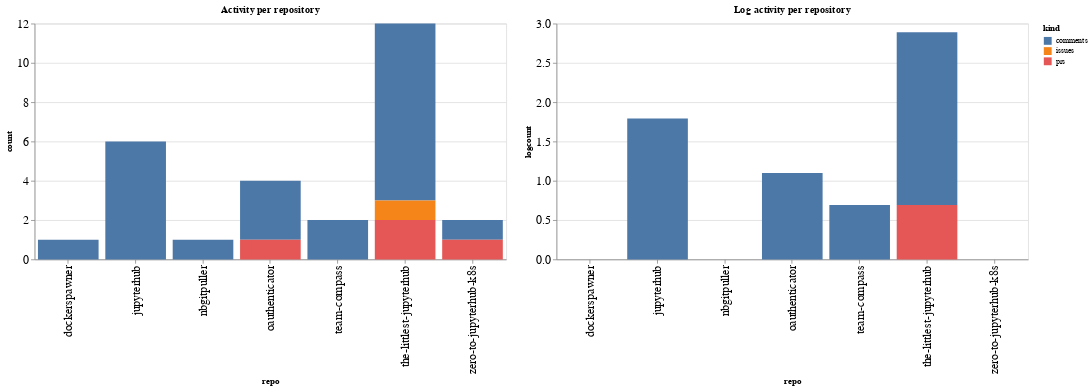

The notebook cell this image was saved under:
### Code cell
ch1 = alt.Chart(repo_summaries, width=600, title="Activity per repository").mark_bar().encode(
    x='repo',
    y='count',
    color='kind',
    tooltip="kind"
)

ch2 = alt.Chart(repo_summaries, width=600, title="Log activity per repository").mark_bar().encode(
    x='repo',
    y='logcount',
    color='kind',
    tooltip="kind"
)

ch1 | ch2

### Figure 1 — Vega-Lite specification as saved in the notebook (floating-point values rounded to 4 significant figures)
{"config": {"axisLeft": {"labelFontSize": 15}, "axisBottom": {"labelFontSize": 15}}, "hconcat": [{"mark": "bar", "encoding": {"color": {"type": "nominal", "field": "kind"}, "tooltip": {"type": "nominal", "field": "kind"}, "x": {"type": "nominal", "field": "repo"}, "y": {"type": "quantitative", "field": "count"}}, "title": "Activity per repository", "width": 600}, {"mark": "bar", "encoding": {"color": {"type": "nominal", "field": "kind"}, "tooltip": {"type": "nominal", "field": "kind"}, "x": {"type": "nominal", "field": "repo"}, "y": {"type": "quantitative", "field": "logcount"}}, "title": "Log activity per repository", "width": 600}], "data": {"name": "data-cc3ef8f2d652e5c0d30849cea7704c09"}, "$schema": "https://vega.github.io/schema/vega-lite/v4.8.1.json", "datasets": {"data-cc3ef8f2d652e5c0d30849cea7704c09": [{"repo": "dockerspawner", "kind": "comments", "count": 1, "logcount": 0.0}, {"repo": "jupyterhub", "kind": "comments", "count": 6, "logcount": 1.792}, {"repo": "nbgitpuller", "kind": "comments", "count": 1, "logcount": 0.0}, {"repo": "oauthenticator", "kind": "comments", "count": 3, "logcount": 1.099}, {"repo": "oauthenticator", "kind": "prs", "count": 1, "logcount": 0.0}, {"repo": "team-compass", "kind": "comments", "count": 2, "logcount": 0.6931}, {"repo": "the-littlest-jupyterhub", "kind": "comments", "count": 9, "logcount": 2.197}, {"repo": "the-littlest-jupyterhub", "kind": "issues", "count": 1, "logcount": 0.0}, {"repo": "the-littlest-jupyterhub", "kind": "prs", "count": 2, "logcount": 0.6931}, {"repo": "zero-to-jupyterhub-k8s", "kind": "comments", "count": 1, "logcount": 0.0}, {"repo": "zero-to-jupyterhub-k8s", "kind": "prs", "count": 1, "logcount": 0.0}]}}
